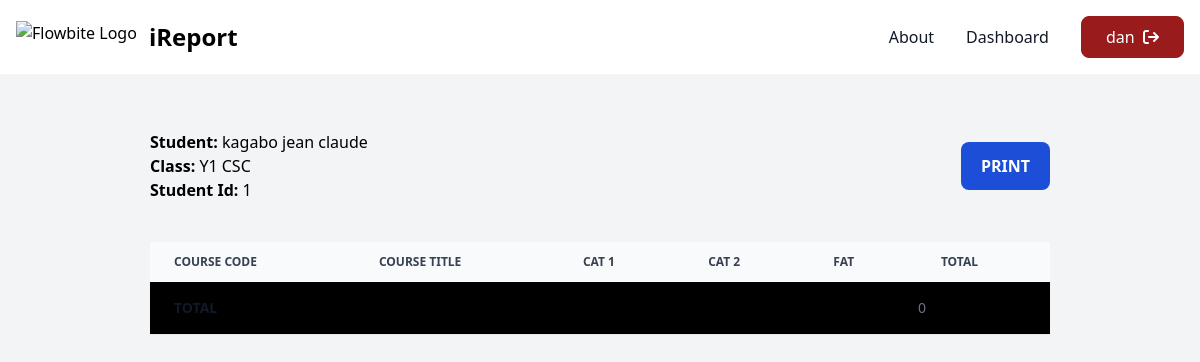
/dashboard/report/1/ (signed in), run on the app's committed database.
### MainApp/models.py (models this page shows, shortened)
class Student(models.Model):
    creator = models.ForeignKey(User, on_delete=models.CASCADE)
    student_id = models.CharField(max_length=10,default='0')
    first_name = models.CharField(max_length=100)
    last_name = models.CharField(max_length=100)
    current_class = models.ForeignKey('TheClass',on_delete=models.CASCADE)

class TheClass(models.Model):
    creator = models.ForeignKey(User, on_delete=models.CASCADE)
    name = models.CharField(max_length=100)
    code = models.CharField(max_length=10)
    courses = models.ManyToManyField('Course')

### MainApp/views.py (the view)
# urls.py: path('dashboard/report/<int:student_id>/', StudentReport.as_view(), name='student_report'),
class StudentReport(LoginRequiredMixin, View):
    def get(self, request, student_id):
        student = Student.objects.get(student_id=student_id)
        data_records = Data.objects.filter(student=student)
        courses = student.current_class.courses.all()
        sum_of_marks = 0
        for data in data_records:
             sum_of_marks += data.total
        context = {
            'student': student,
            'data_records': data_records,
            'courses': courses,
            'sum_of_marks':sum_of_marks
        }
        return render(request, 'student_report.html', context)

### MainApp/templates/student_report.html (shortened to what this page needs)
{% extends 'dashboard_base.html' %} {% block dashboard %}
<section
  class="flex bg-gray-100 min-h-screen"
  x-data="{panel:false, menu:true}"
>
  <div class="mx-auto w-3/4 my-10">
    <div class="flex justify-between items-center py-4">
    <div>
    <h1><b>Student: </b> {{ student.first_name }} {{ student.last_name }}</h1>
    <h2><b>Class: </b> {{ student.current_class.name }}</h2>
    <h2><b>Student Id: </b> {{ student.student_id }}</h2>
    </div>
    <button class="rounded-lg py-3 px-5 text-bold bg-blue-700 text-white font-bold" onclick="(this.style.display='none',print())()">PRINT</button>
    </div>
    <div class="relative overflow-x-auto">
      <table
        class="w-full text-sm text-left rtl:text-right text-gray-500 dark:text-gray-400 my-6"
      >
        <thead
          class="text-xs text-gray-700 uppercase bg-gray-50 dark:bg-gray-700 dark:text-gray-400"
        >
          <tr>
            <th scope="col" class="px-6 py-3">Course Code</th>
            <th scope="col" class="px-6 py-3">Course Title</th>
            <th scope="col" class="px-6 py-3">CAT 1</th>
            <th scope="col" class="px-6 py-3">CAT 2</th>
            <th scope="col" class="px-6 py-3">FAT</th>
            <th scope="col" class="px-6 py-3">Total</th>
          </tr>
        </thead>
          <tr class="bg-black border-b dark:bg-gray-800 dark:border-gray-700">
            <td scope="row"
              class="px-6 py-4 font-medium text-gray-900 whitespace-nowrap dark:text-white" colspan="5"><b>TOTAL</b></td>
            <td>{{sum_of_marks}}</td>
          </tr>
      </table>
    </div>
  </div>
</section>
{% endblock %}

### MainApp/templates/base.html (shortened to what this page needs)
{% load static %}
<!DOCTYPE html>
<html lang="en">
  <head>
    <link
      rel="stylesheet"
      href="https://cdnjs.cloudflare.com/ajax/libs/font-awesome/6.5.2/css/all.min.css"
    />
    <link
      rel="stylesheet"
      href="https://cdnjs.cloudflare.com/ajax/libs/font-awesome/6.5.2/css/all.min.css"
    />
    <link
      href="https://cdnjs.cloudflare.com/ajax/libs/flowbite/2.3.0/flowbite.min.css"
      rel="stylesheet"
    />
    <script src="https://cdn.tailwindcss.com"></script>
  </head>
  <body class="overflow-x-hidden">
    <nav class="bg-white border-gray-200 dark:bg-gray-900">
      <div
        class="max-w-screen-xl flex flex-wrap items-center justify-between mx-auto p-4"
      >
        <a href="/" class="flex items-center space-x-3 rtl:space-x-reverse">
          <img
            src="https://flowbite.com/docs/images/logo.svg"
            class="h-8"
            alt="Flowbite Logo"
          />
          <span
            class="self-center text-2xl font-semibold whitespace-nowrap dark:text-white"
            >iReport</span
          >
        </a>
        <div class="hidden w-full md:block md:w-auto" id="navbar-default">
          <ul
            class="font-medium flex flex-col items-center p-4 md:p-0 mt-4 border border-gray-100 rounded-lg bg-gray-50 md:flex-row md:space-x-8 rtl:space-x-reverse md:mt-0 md:border-0 md:bg-white dark:bg-gray-800 md:dark:bg-gray-900 dark:border-gray-700"
          >
            <li>
              <a
                href="/"
                class="block py-2 px-3 text-white bg-blue-700 rounded md:bg-transparent md:p-0 dark:text-white md:hover:text-orange-700"
                aria-current="page"
                >Home</a
              >
            </li>
            <li>
              <a
                href="/#about"
                class="block py-2 px-3 text-gray-900 rounded hover:bg-gray-100 md:hover:bg-transparent md:border-0 md:hover:text-blue-700 md:p-0 dark:text-white md:dark:hover:text-orange-500 dark:hover:bg-gray-700 dark:hover:text-white md:dark:hover:bg-transparent"
                >About</a
              >
            </li>
            <li>
              <a
                href="/dashboard"
                class="block py-2 px-3 text-gray-900 rounded hover:bg-gray-100 md:hover:bg-transparent md:border-0 md:hover:text-blue-700 md:p-0 dark:text-white md:dark:hover:text-orange-500 dark:hover:bg-gray-700 dark:hover:text-white md:dark:hover:bg-transparent"
                >Dashboard</a
              >
            </li>
            <a
              href="/logout"
              class="flex items-center py-2 px-6 hover:bg-transparent hover:text-red-800 border border-red-800 bg-red-800 text-white rounded-lg"
            >
              {{request.user}} &nbsp; <i class="fa-solid fa-sign-out"></i
            ></a>
          </ul>
        </div>
      </div>
    </nav>
    {% block content %} {% endblock content%} {% block footer%} {% endblock%}
  </body>
</html>

### data on the page
Student: first_name "kagabo", last_name "jean claude", current_class.name "Y1 CSC", student_id "1"

### other printed values
{{ request.user }} "dan"
{{ sum_of_marks }} "0"
